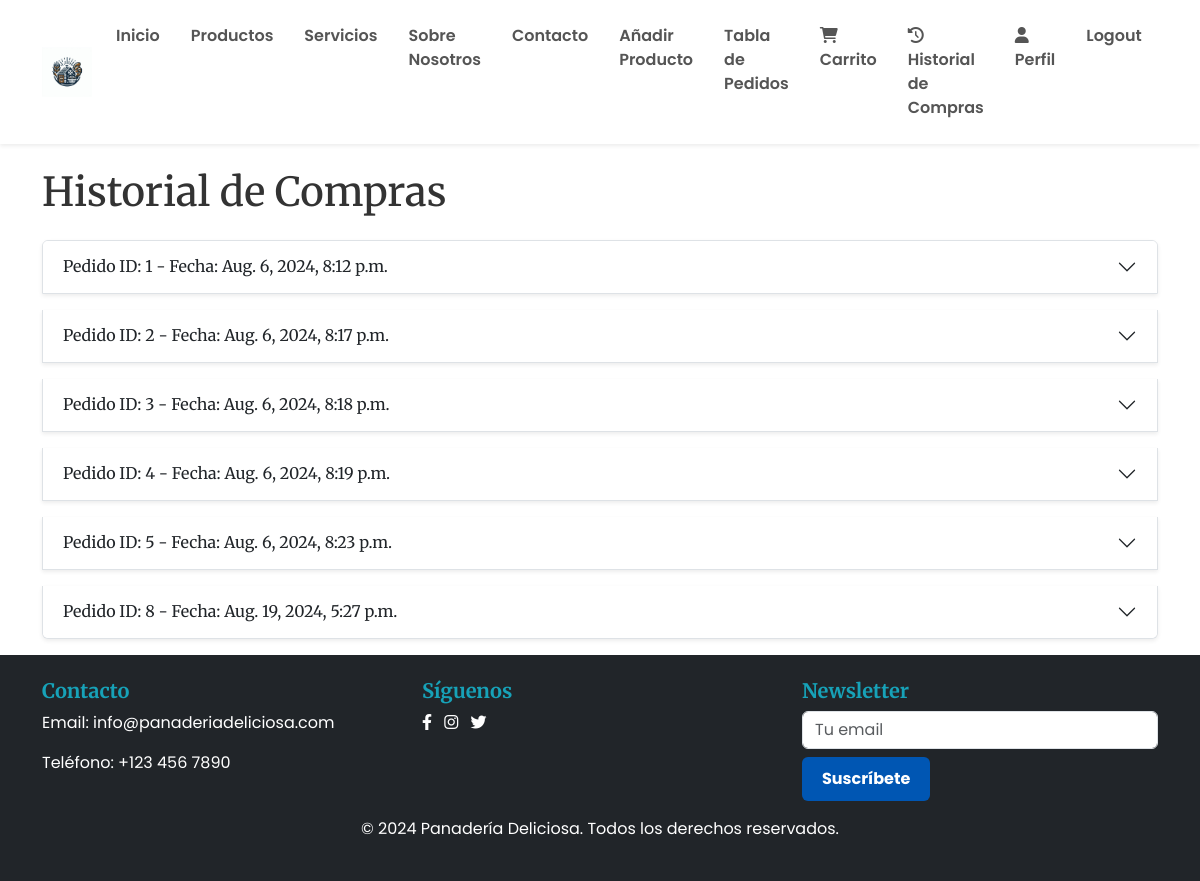
Before: /purchase_history/ (signed in) with the older database file.
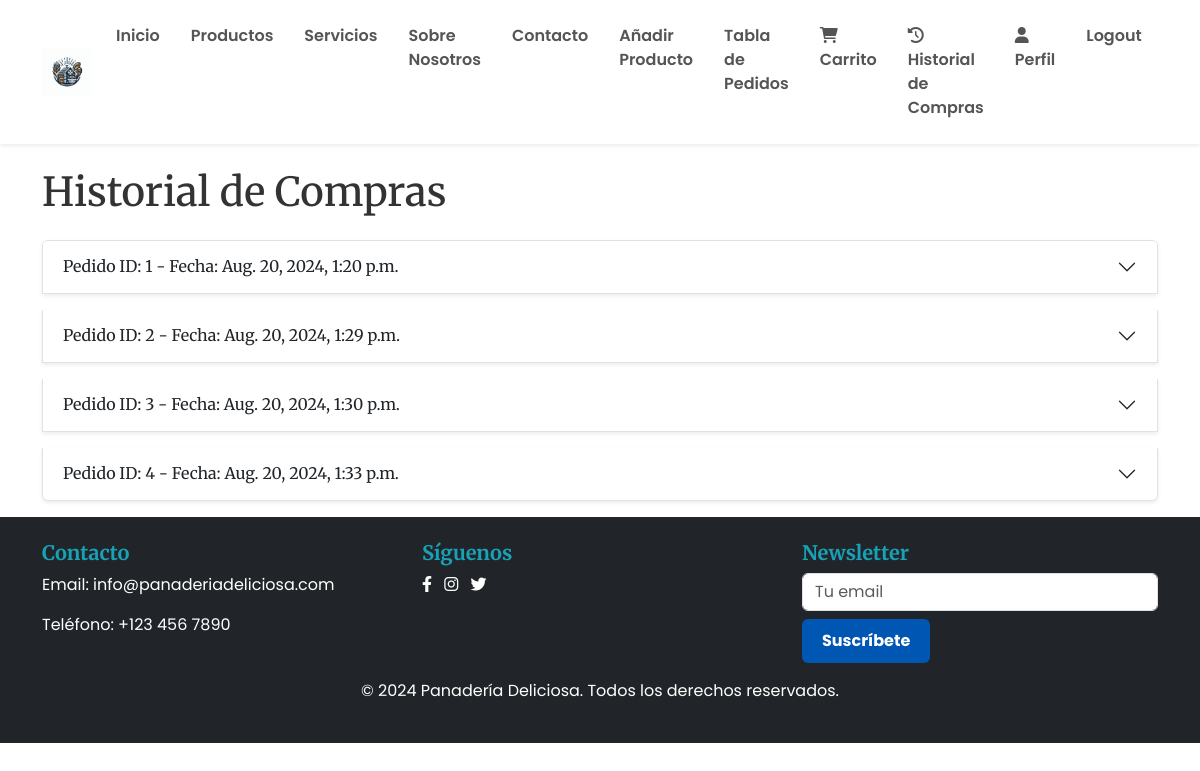
After: the same page with the newer database file.
### ProyectoMenu/models.py (models this page shows, shortened)
class Purchase(models.Model):
    customer = models.ForeignKey(Customer, on_delete=models.CASCADE)
    product = models.ForeignKey(Product, on_delete=models.CASCADE)
    quantity = models.PositiveIntegerField(default=1)
    purchase_date = models.DateTimeField(auto_now_add=True)
    order_id = models.PositiveIntegerField()

### ProyectoMenu/views.py (the view)
# urls.py: path('purchase_history/', views.purchase_history, name='purchase_history'),
@login_required
def purchase_history(request):
    purchases = Purchase.objects.filter(customer=request.user.customer)
    return render(request, 'paginas/purchase_history.html', {'purchases': purchases})

### ProyectoMenu/templates/paginas/Purchase_history.html (shortened to what this page needs)
{% extends 'base.html' %}
{% load static %}
{% block contenido %}
<div class="container mt-4">
    <h1 class="mb-4">Historial de Compras</h1>
    {% if purchases %}
    {% regroup purchases by order_id as purchase_groups %}
    <div class="accordion" id="purchaseAccordion">
        {% for group in purchase_groups %}
        <div class="accordion-item shadow-sm mb-3">
            <h2 class="accordion-header" id="heading{{ forloop.counter }}">
                <button class="accordion-button collapsed" type="button" data-bs-toggle="collapse" data-bs-target="#collapse{{ forloop.counter }}" aria-expanded="false" aria-controls="collapse{{ forloop.counter }}">
                    Pedido ID: {{ group.grouper }} - Fecha: {{ group.list.0.purchase_date }}
                </button>
            </h2>
        </div>
        {% endfor %}
    </div>
    {% else %}
    <p>No tienes historial de compras.</p>
    {% endif %}
</div>
{% endblock %}

Changed rows visible on the page:
removed Purchase: list.0.purchase_date "Aug. 6, 2024, 8:12 p.m."
removed Purchase: list.0.purchase_date "Aug. 6, 2024, 8:17 p.m."
removed Purchase: list.0.purchase_date "Aug. 6, 2024, 8:18 p.m."
removed Purchase: list.0.purchase_date "Aug. 6, 2024, 8:19 p.m."
removed Purchase: list.0.purchase_date "Aug. 6, 2024, 8:23 p.m."
removed Purchase: list.0.purchase_date "Aug. 19, 2024, 5:27 p.m."
added Purchase: list.0.purchase_date "Aug. 20, 2024, 1:20 p.m."
added Purchase: list.0.purchase_date "Aug. 20, 2024, 1:29 p.m."
added Purchase: list.0.purchase_date "Aug. 20, 2024, 1:30 p.m."
added Purchase: list.0.purchase_date "Aug. 20, 2024, 1:33 p.m."
Other visible differences:
new list line: "Pedido ID: 1 - Fecha:"
new list line: "Pedido ID: 2 - Fecha:"
new list line: "Pedido ID: 3 - Fecha:"
new list line: "Pedido ID: 4 - Fecha:"
list line gone: "Pedido ID: 1 - Fecha:"
list line gone: "Pedido ID: 2 - Fecha:"
list line gone: "Pedido ID: 3 - Fecha:"
list line gone: "Pedido ID: 4 - Fecha:"
list line gone: "Pedido ID: 5 - Fecha:"
list line gone: "Pedido ID: 8 - Fecha:"
